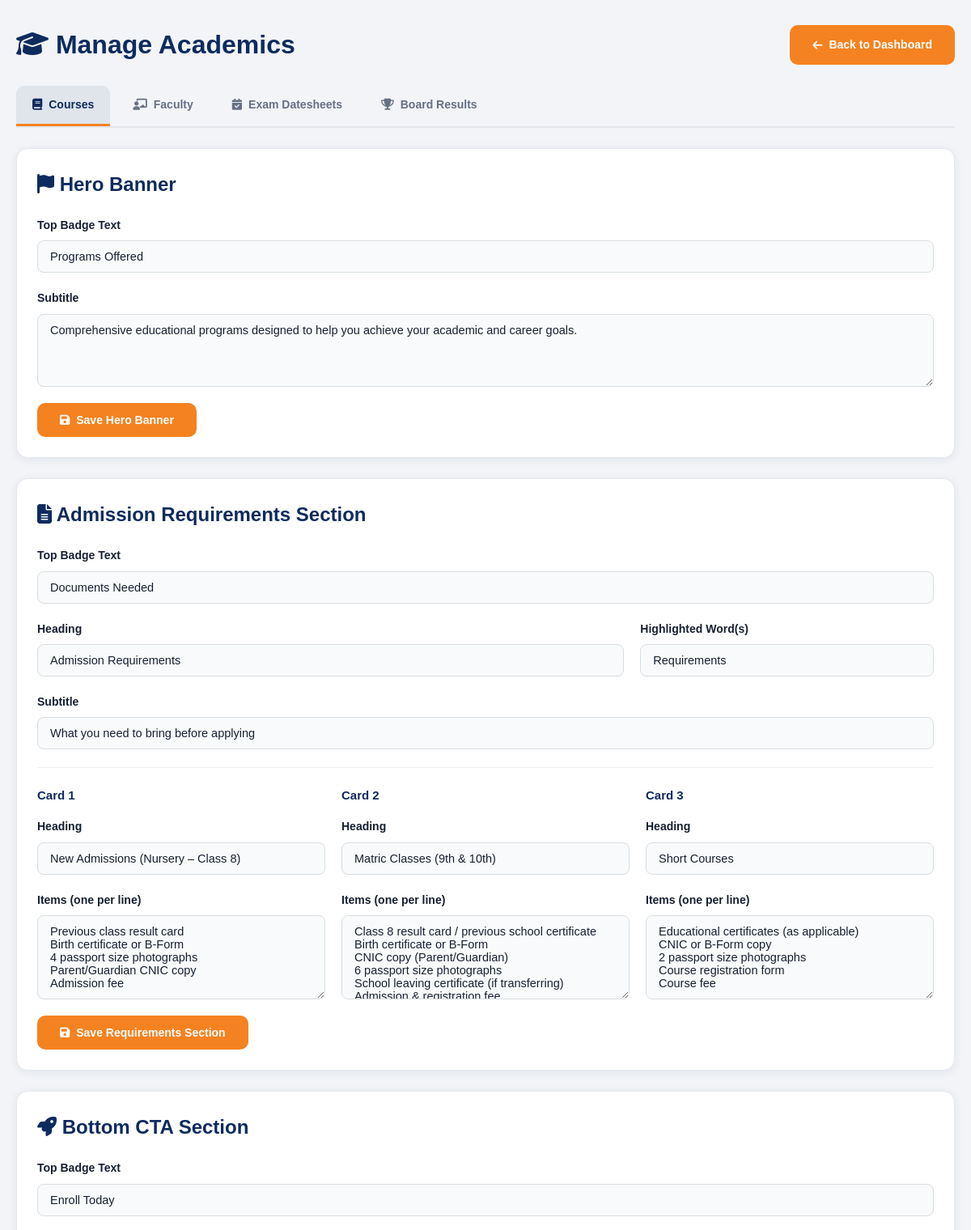
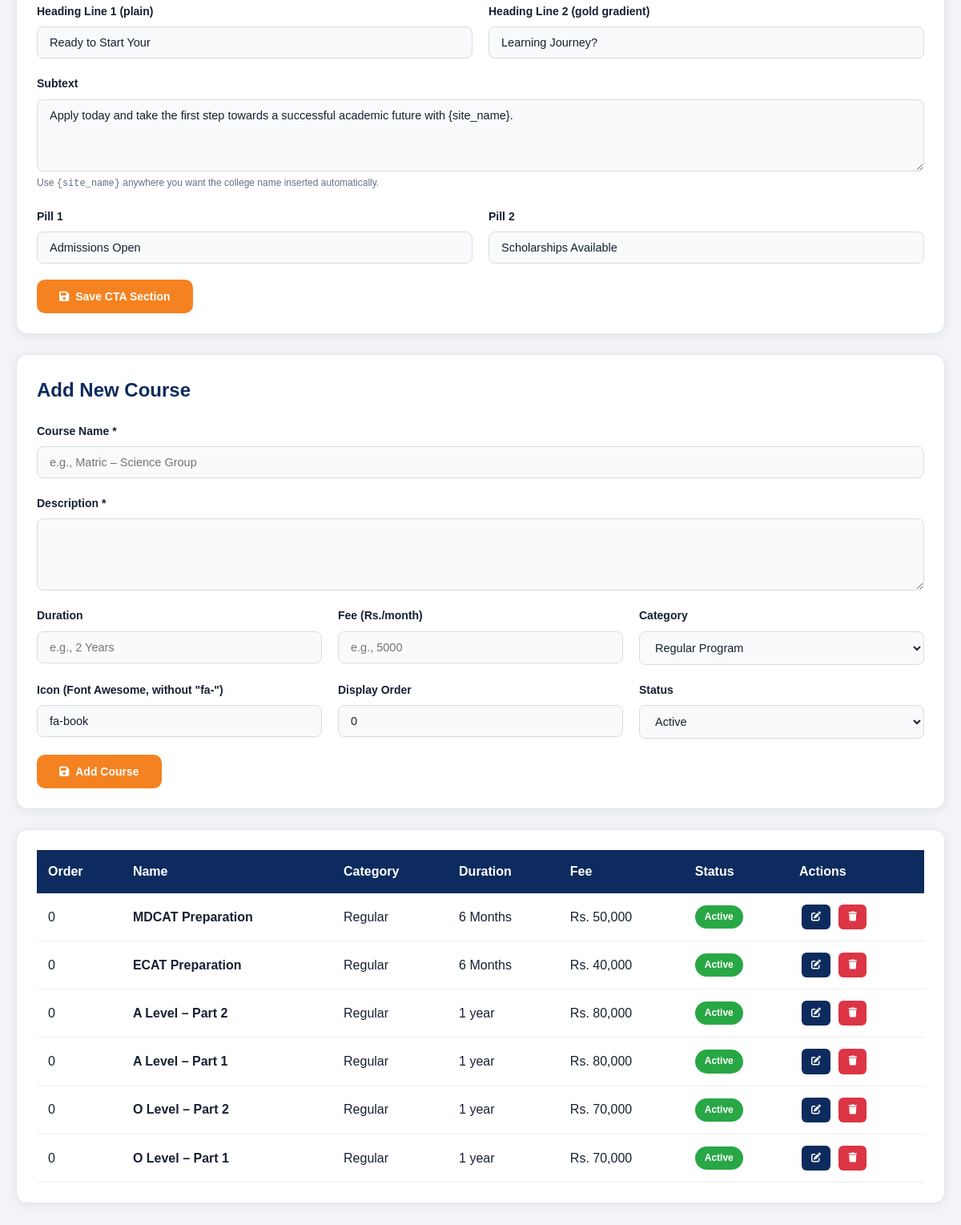
Page /AdminCP/manage_academics.php (signed in) on the committed database (2 pictures, top to bottom).
### tables this page shows
CREATE TABLE `courses` (
  `id` int(11) NOT NULL,
  `name` varchar(200) NOT NULL,
  `description` text DEFAULT NULL,
  `duration` varchar(50) DEFAULT NULL,
  `fee` decimal(10,2) DEFAULT NULL,
  `category` varchar(20) DEFAULT 'regular' COMMENT 'regular, test, or short',
  `icon` varchar(50) DEFAULT NULL,
  `display_order` int(11) DEFAULT 0,
  `status` enum('active','inactive') DEFAULT 'active',
  `created_at` timestamp NOT NULL DEFAULT current_timestamp(),
  `updated_at` timestamp NOT NULL DEFAULT current_timestamp() ON UPDATE current_timestamp()
);

### includes/settings_helper.php (called while the page is built, shortened)
<?php
$_settings_cache = null;
function loadSettings() {
    global $conn, $_settings_cache;
    $_settings_cache = [];
    $result = mysqli_query($conn, "SELECT setting_key, setting_value FROM settings");
    if ($result) {
        while ($row = mysqli_fetch_assoc($result)) {
            $_settings_cache[$row['setting_key']] = $row['setting_value'];
        }
    }
    return $_settings_cache;
}
function getSetting($key, $default = '') {
    global $_settings_cache;
    if ($_settings_cache === null) {
        loadSettings();
    }
    return isset($_settings_cache[$key]) ? $_settings_cache[$key] : $default;
}
function getCoursesHero() {
    return [
        'badge' => getSetting('courses_hero_badge', 'Programs Offered'),
        'subtitle' => getSetting('courses_hero_subtitle', 'Comprehensive educational programs designed to help you achieve your academic and career goals.')
    ];
}
function getCoursesRequirements() {
    return [
        'badge' => getSetting('courses_req_badge', 'Documents Needed'),
        'title' => getSetting('courses_req_title', 'Admission Requirements'),
        'title_highlight' => getSetting('courses_req_title_highlight', 'Requirements'),
        'subtitle' => getSetting('courses_req_subtitle', 'What you need to bring before applying'),
        'req1_head' => getSetting('courses_req1_head', 'New Admissions (Nursery – Class 8)'),
        'req1_items' => getSetting('courses_req1_items', "Previous class result card\nBirth certificate or B-Form\n4 passport size photographs\nParent/Guardian CNIC copy\nAdmission fee"),
        'req2_head' => getSetting('courses_req2_head', 'Matric Classes (9th & 10th)'),
        'req2_items' => getSetting('courses_req2_items', "Class 8 result card / previous school certificate\nBirth certificate or B-Form\nCNIC copy (Parent/Guardian)\n6 passport size photographs\nSchool leaving certificate (if transferring)\nAdmission & registration fee"),
        'req3_head' => getSetting('courses_req3_head', 'Short Courses'),
        'req3_items' => getSetting('courses_req3_items', "Educational certificates (as applicable)\nCNIC or B-Form copy\n2 passport size photographs\nCourse registration form\nCourse fee"),
    ];
}
function getCoursesCta() {
    return [
        'badge' => getSetting('courses_cta_badge', 'Enroll Today'),
        'heading_line1' => getSetting('courses_cta_heading_line1', 'Ready to Start Your'),
        'heading_line2' => getSetting('courses_cta_heading_line2', 'Learning Journey?'),
        'subtext' => getSetting('courses_cta_subtext', 'Apply today and take the first step towards a successful academic future with {site_name}.'),
        'pill1' => getSetting('courses_cta_pill1', 'Admissions Open'),
        'pill2' => getSetting('courses_cta_pill2', 'Scholarships Available')
    ];
}
?>

### AdminCP/manage_academics.php (the view, shortened to what this page needs)
<?php
require_once '../includes/config.php';
$valid_tabs = ['courses', 'faculty', 'datesheets', 'board_results'];
$active_tab = isset($_GET['tab']) && in_array($_GET['tab'], $valid_tabs) ? $_GET['tab'] : 'courses';
$edit_course = null;
$courses_result = mysqli_query($conn, "SELECT * FROM courses ORDER BY display_order ASC, id DESC");
$courses_hero = getCoursesHero();
$courses_req = getCoursesRequirements();
$courses_cta_content = getCoursesCta();
$tab_labels = [
    'courses' => ['icon' => 'fas fa-book', 'label' => 'Courses'],
    'faculty' => ['icon' => 'fas fa-chalkboard-teacher', 'label' => 'Faculty'],
    'datesheets' => ['icon' => 'fas fa-calendar-check', 'label' => 'Exam Datesheets'],
    'board_results' => ['icon' => 'fas fa-trophy', 'label' => 'Board Results'],
];
?>
<!DOCTYPE html>
<html lang="en">
<head>
    <link rel="stylesheet" href="../css/style.css">
    <link rel="stylesheet" href="https://cdnjs.cloudflare.com/ajax/libs/font-awesome/6.4.0/css/all.min.css">
</head>
<body>
    <div class="container" style="padding: 30px 20px;">
        <div style="display: flex; justify-content: space-between; align-items: center; margin-bottom: 25px;">
            <h1 style="color: var(--primary-color);"><i class="fas fa-graduation-cap"></i> Manage Academics</h1>
            <a href="dashboard.php" class="btn btn-primary"><i class="fas fa-arrow-left"></i> Back to Dashboard</a>
        </div>
        <div class="tab-nav">
            <?php foreach ($tab_labels as $key => $t): ?>
                <a href="?tab=<?php echo $key; ?>" class="<?php echo $active_tab === $key ? 'active' : ''; ?>">
                    <i class="<?php echo $t['icon']; ?>"></i> <?php echo $t['label']; ?>
                </a>
            <?php endforeach; ?>
        </div>
        <?php if ($active_tab === 'courses'): ?>
        <div class="card" style="margin-bottom: 25px;">
            <h2 style="color: var(--primary-color); margin-bottom: 20px;"><i class="fas fa-flag"></i> Hero Banner</h2>
            <form method="POST">
                <div class="form-group"><label>Top Badge Text</label><input type="text" name="courses_hero_badge" value="<?php echo htmlspecialchars($courses_hero['badge']); ?>"></div>
                <div class="form-group"><label>Subtitle</label><textarea name="courses_hero_subtitle" rows="2"><?php echo htmlspecialchars($courses_hero['subtitle']); ?></textarea></div>
                <button type="submit" name="save_courses_hero" class="btn btn-primary"><i class="fas fa-save"></i> Save Hero Banner</button>
            </form>
        </div>
        <div class="card" style="margin-bottom: 25px;">
            <h2 style="color: var(--primary-color); margin-bottom: 20px;"><i class="fas fa-file-alt"></i> Admission Requirements Section</h2>
            <form method="POST">
                <div class="form-group"><label>Top Badge Text</label><input type="text" name="courses_req_badge" value="<?php echo htmlspecialchars($courses_req['badge']); ?>"></div>
                <div style="display:grid;grid-template-columns:2fr 1fr;gap:20px;">
                    <div class="form-group"><label>Heading</label><input type="text" name="courses_req_title" value="<?php echo htmlspecialchars($courses_req['title']); ?>"></div>
                    <div class="form-group"><label>Highlighted Word(s)</label><input type="text" name="courses_req_title_highlight" value="<?php echo htmlspecialchars($courses_req['title_highlight']); ?>"></div>
                </div>
                <div class="form-group"><label>Subtitle</label><input type="text" name="courses_req_subtitle" value="<?php echo htmlspecialchars($courses_req['subtitle']); ?>"></div>
                <hr style="margin:22px 0;border:none;border-top:1px solid #eee;">
                <div style="display:grid;grid-template-columns:1fr 1fr 1fr;gap:20px;">
                    <div>
                        <h3 style="color:var(--primary-color);margin-bottom:15px;font-size:15px;">Card 1</h3>
                        <div class="form-group"><label>Heading</label><input type="text" name="courses_req1_head" value="<?php echo htmlspecialchars($courses_req['req1_head']); ?>"></div>
                        <div class="form-group"><label>Items (one per line)</label><textarea name="courses_req1_items" rows="5"><?php echo htmlspecialchars($courses_req['req1_items']); ?></textarea></div>
                    </div>
                    <div>
                        <h3 style="color:var(--primary-color);margin-bottom:15px;font-size:15px;">Card 2</h3>
                        <div class="form-group"><label>Heading</label><input type="text" name="courses_req2_head" value="<?php echo htmlspecialchars($courses_req['req2_head']); ?>"></div>
                        <div class="form-group"><label>Items (one per line)</label><textarea name="courses_req2_items" rows="5"><?php echo htmlspecialchars($courses_req['req2_items']); ?></textarea></div>
                    </div>
                    <div>
                        <h3 style="color:var(--primary-color);margin-bottom:15px;font-size:15px;">Card 3</h3>
                        <div class="form-group"><label>Heading</label><input type="text" name="courses_req3_head" value="<?php echo htmlspecialchars($courses_req['req3_head']); ?>"></div>
                        <div class="form-group"><label>Items (one per line)</label><textarea name="courses_req3_items" rows="5"><?php echo htmlspecialchars($courses_req['req3_items']); ?></textarea></div>
                    </div>
                </div>
                <button type="submit" name="save_courses_requirements" class="btn btn-primary"><i class="fas fa-save"></i> Save Requirements Section</button>
            </form>
        </div>
        <div class="card" style="margin-bottom: 25px;">
            <h2 style="color: var(--primary-color); margin-bottom: 20px;"><i class="fas fa-rocket"></i> Bottom CTA Section</h2>
            <form method="POST">
                <div class="form-group"><label>Top Badge Text</label><input type="text" name="courses_cta_badge" value="<?php echo htmlspecialchars($courses_cta_content['badge']); ?>"></div>
                <div style="display:grid;grid-template-columns:1fr 1fr;gap:20px;">
                    <div class="form-group"><label>Heading Line 1 (plain)</label><input type="text" name="courses_cta_heading_line1" value="<?php echo htmlspecialchars($courses_cta_content['heading_line1']); ?>"></div>
                    <div class="form-group"><label>Heading Line 2 (gold gradient)</label><input type="text" name="courses_cta_heading_line2" value="<?php echo htmlspecialchars($courses_cta_content['heading_line2']); ?>"></div>
                </div>
                <div class="form-group">
                    <label>Subtext</label>
                    <textarea name="courses_cta_subtext" rows="2"><?php echo htmlspecialchars($courses_cta_content['subtext']); ?></textarea>
                    <small style="color:var(--text-light);">Use <code>{site_name}</code> anywhere you want the college name inserted automatically.</small>
                </div>
                <div style="display:grid;grid-template-columns:1fr 1fr;gap:20px;">
                    <div class="form-group"><label>Pill 1</label><input type="text" name="courses_cta_pill1" value="<?php echo htmlspecialchars($courses_cta_content['pill1']); ?>"></div>
                    <div class="form-group"><label>Pill 2</label><input type="text" name="courses_cta_pill2" value="<?php echo htmlspecialchars($courses_cta_content['pill2']); ?>"></div>
                </div>
                <button type="submit" name="save_courses_cta" class="btn btn-primary"><i class="fas fa-save"></i> Save CTA Section</button>
            </form>
        </div>
        <div class="card" style="margin-bottom: 25px;">
            <h2 style="color: var(--primary-color); margin-bottom: 20px;"><?php echo $edit_course ? 'Edit Course' : 'Add New Course'; ?></h2>
            <form method="POST">
                <div class="form-group">
                    <label>Course Name *</label>
                    <input type="text" name="name" required value="<?php echo $edit_course ? htmlspecialchars($edit_course['name']) : ''; ?>" placeholder="e.g., Matric – Science Group">
                </div>
                <div class="form-group">
                    <label>Description *</label>
                    <textarea name="description" required rows="3"><?php echo $edit_course ? htmlspecialchars($edit_course['description']) : ''; ?></textarea>
                </div>
                <div style="display:grid;grid-template-columns:1fr 1fr 1fr;gap:20px;">
                    <div class="form-group">
                        <label>Duration</label>
                        <input type="text" name="duration" value="<?php echo $edit_course ? htmlspecialchars($edit_course['duration']) : ''; ?>" placeholder="e.g., 2 Years">
                    </div>
                    <div class="form-group">
                        <label>Fee (Rs./month)</label>
                        <input type="number" name="fee" value="<?php echo $edit_course ? htmlspecialchars($edit_course['fee']) : ''; ?>" placeholder="e.g., 5000">
                    </div>
                    <div class="form-group">
                        <label>Category</label>
                        <select name="category">
                            <option value="regular" <?php echo ($edit_course && $edit_course['category']=='regular') ? 'selected':''; ?>>Regular Program</option>
                        </select>
                    </div>
                </div>
                <div style="display:grid;grid-template-columns:1fr 1fr 1fr;gap:20px;">
                    <div class="form-group">
                        <label>Icon (Font Awesome, without "fa-")</label>
                        <input type="text" name="icon" value="<?php echo $edit_course ? htmlspecialchars($edit_course['icon']) : 'fa-book'; ?>" placeholder="e.g., fa-atom">
                    </div>
                    <div class="form-group">
                        <label>Display Order</label>
                        <input type="number" name="display_order" value="<?php echo $edit_course ? $edit_course['display_order'] : 0; ?>" min="0">
                    </div>
                    <div class="form-group">
                        <label>Status</label>
                        <select name="status">
                            <option value="active" <?php echo ($edit_course && $edit_course['status']=='active') ? 'selected':''; ?>>Active</option>
                        </select>
                    </div>
                </div>
                <button type="submit" name="save_course" class="btn btn-primary"><i class="fas fa-save"></i> <?php echo $edit_course ? 'Update' : 'Add'; ?> Course</button>
            </form>
        </div>
        <div class="card" style="overflow-x:auto;">
            <table class="data-table">
                <thead><tr><th>Order</th><th>Name</th><th>Category</th><th>Duration</th><th>Fee</th><th>Status</th><th>Actions</th></tr></thead>
                <tbody>
                <?php if ($courses_result && mysqli_num_rows($courses_result) > 0): ?>
                    <?php while ($course = mysqli_fetch_assoc($courses_result)): ?>
                        <tr>
                            <td><?php echo $course['display_order']; ?></td>
                            <td><strong><?php echo htmlspecialchars($course['name']); ?></strong></td>
                            <td><?php echo htmlspecialchars(ucfirst($course['category'])); ?></td>
                            <td><?php echo htmlspecialchars($course['duration']); ?></td>
                            <td>Rs. <?php echo number_format($course['fee']); ?></td>
                            <td><span class="status-badge status-<?php echo $course['status']; ?>"><?php echo ucfirst($course['status']); ?></span></td>
                            <td>
                                <a href="?tab=courses&edit_course=<?php echo $course['id']; ?>" class="action-btn btn-edit"><i class="fas fa-edit"></i></a>
                                <a href="?tab=courses&delete_course_id=<?php echo $course['id']; ?>" class="action-btn btn-delete" onclick="return confirm('Delete this course?')"><i class="fas fa-trash"></i></a>
                            </td>
                        </tr>
                    <?php endwhile; ?>
                <?php else: ?>
                    <tr><td colspan="7" style="text-align:center;padding:30px;color:var(--text-light);">No courses yet</td></tr>
                <?php endif; ?>
                </tbody>
            </table>
        </div>
        <?php endif; ?>
    </div>
</body>
</html>

### rows in the picture
courses: display_order "0", name "MDCAT Preparation", category "Regular", duration "6 Months", fee "50,000", status "Active"
courses: display_order "0", name "ECAT Preparation", category "Regular", duration "6 Months", fee "40,000", status "Active"
courses: display_order "0", name "A Level – Part 2", category "Regular", duration "1 year", fee "80,000", status "Active"
courses: display_order "0", name "A Level – Part 1", category "Regular", duration "1 year", fee "80,000", status "Active"
courses: display_order "0", name "O Level – Part 2", category "Regular", duration "1 year", fee "70,000", status "Active"
courses: display_order "0", name "O Level – Part 1", category "Regular", duration "1 year", fee "70,000", status "Active"

### other values in the picture
$t['label'] "Courses"
$t['label'] "Faculty"
$t['label'] "Exam Datesheets"
$t['label'] "Board Results"
